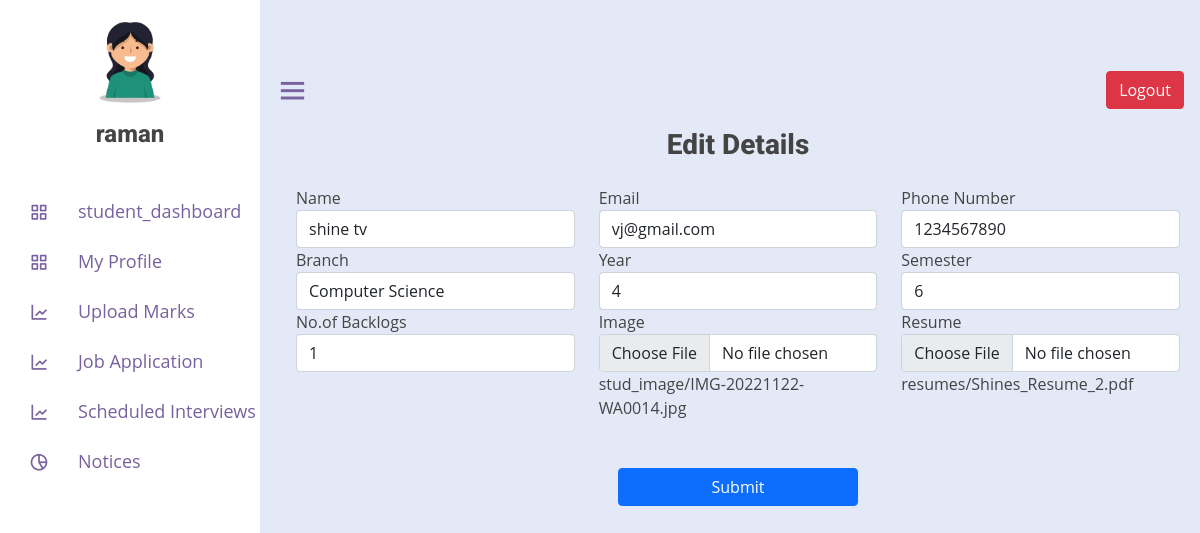
Page /Edit_student/1 (signed in) on the committed database.
### placement_app/models.py (models this page shows, shortened)
class Student(models.Model):
    name = models.CharField(max_length=255)
    email = models.EmailField()
    phone = models.CharField(max_length=15)
    branch = models.CharField(max_length=50)
    sem = models.IntegerField()
    year = models.IntegerField()
    backlog = models.IntegerField()
    resume = models.FileField(upload_to='resumes/')
    stud_image = models.ImageField(
        upload_to='stud_image/', null=False, blank=True, default="Nil")
    slug = models.SlugField(unique=True, max_length=255, default="nil")
    cgpa = models.FloatField(max_length=100, default=0)

### placement_app/views.py (the view, shortened to what this page needs)
# urls.py: path('Edit_student/<int:id>', views.Edit_student),
def Edit_student(request, id):
    SessionId = request.session['id']
    stud = Student.objects.get(id=id)
    stud_d = Student.objects.filter(id=SessionId)
    context = {
        'stud': stud,'stud_d':stud_d
    }
    return render(request, 'student/editstudent.html', context)

### placement_app/templates/student/editstudent.html (shortened to what this page needs)
{% extends 'student/studentheader.html' %}
{% load static %}
{% block content %}
<div class="container m-2">
  <h3 class="text-center">Edit Details</h3>
  <form method="POST" enctype="multipart/form-data" class="p-3">
    <div class="row">
      <div class="col-md-4">
        <label>Name</label>
        <input type="text" name="name" value="{{stud.name}}" class="form-control">
      </div>
      <div class="col-md-4">
        <label>Email</label>
        <input type="email" name="email" value="{{stud.email}}" class="form-control">
      </div>
      <div class="col-md-4">
        <label>Phone Number</label>
        <input type="text" name="phone" value="{{stud.phone}}" class="form-control">
      </div>
      <div class="col-md-4">
        <label>Branch</label>
        <input type="text" name="branch" value="{{stud.branch}}" class="form-control">
      </div>
      <div class="col-md-4">
        <label>Year</label>
        <input type="text" name="year" value="{{stud.year}}" class="form-control">
      </div>
      <div class="col-md-4">
        <label>Semester</label>
        <input type="text" name="sem" value="{{stud.sem}}" class="form-control">
      </div>
      <div class="col-md-4">
        <label>No.of Backlogs</label>
        <input type="text" name="backlog" value="{{stud.backlog}}" class="form-control">
      </div>
      <div class="col-md-4">
        <label>Image</label>
        <input type="file" name="stud_image" id="stud_image" class="form-control">
        <span id="stud_image_name">{{ stud.stud_image.name }}</span>
      </div>
      <div class="col-md-4">
        <label>Resume</label>
        <input type="file" id="resume" name="resume" class="form-control">
        <span id="stud_resume_name">{{ stud.resume.name }}</span>
      </div>
    </div>
    <button type="submit" class="btn btn-primary my-5 d-block mx-auto" style="width: 15rem;">Submit</button>
  </form>
</div>
{% endblock %}

### placement_app/templates/student/studentheader.html (shortened to what this page needs)
{% load static %}
<!DOCTYPE html>
<html lang="en">
<head>
  <link href="https://cdn.jsdelivr.net/npm/bootstrap@5.1.3/dist/css/bootstrap.min.css" rel="stylesheet"
>
  <link href="{% static 'css/style.css' %}" rel="stylesheet">
  <link rel="stylesheet" href="https://cdnjs.cloudflare.com/ajax/libs/boxicons/2.1.0/css/boxicons.min.css"
 />
    <link rel="stylesheet" href="https://cdnjs.cloudflare.com/ajax/libs/font-awesome/6.4.0/css/all.min.css" />
</head>
<body>
  <div class="sidebar">
    <div class="logo-details ">
      {% for x in stud_d %}
      <img src="{{ x.stud_image.url }}" width="40%" class="mx-5 my-2">
      {% endfor %}
    </div>
    {% for x in stud_d %}
    <h4 class="logo_name d-block mx-auto" style="width: fit-content;">{{x.name}}</h4>
    {% endfor %}
    <ul class="nav-links">
      <li>
        <a href="/student_dashboard/">
          <i class='bx bx-grid-alt'></i>
          <span class="link_name">student_dashboard</span>
        </a>
      </li>
      <li>
        <a href="/student_profile/">
          <i class='bx bx-grid-alt'></i>
          <span class="link_name">My Profile</span>
        </a>
      </li>
      <li>
        <a href="/Add_gpa/">
          <i class='bx bx-line-chart'></i>
          <span class="link_name">Upload Marks</span>
        </a>
      </li>
      <li>
        <li>
          <a href="/job_application/">
            <i class='bx bx-line-chart'></i>
            <span class="link_name">Job Application</span>
          </a>
        </li>
        <li>
          <a href="/view_scheduled_interview/">
            <i class='bx bx-line-chart'></i>
            <span class="link_name">Scheduled Interviews</span>
          </a>
        </li>
        <li>
        <a href="#">
          <i class='bx bx-pie-chart-alt-2'></i>
          <span class="link_name">Notices</span>
        </a>
      </li>
    </ul>
  </div>
  <section class="home-section">
    <div class="home-content">
      <i class='bx bx-menu'></i>
      <a href="/logout/"><button class="btn btn-danger " type="button">Logout</button></a>
  </div>
    {% block content%} {% endblock %}
  </section>
    <link rel="stylesheet" href="https://cdnjs.cloudflare.com/ajax/libs/jquery-modal/0.9.1/jquery.modal.min.css" />
</body>
</html>

### placement_app/static/css/style.css (style rules this page uses)
:root { --color-white: #fff; --color-light: #f1f5f9; --color-black: #121212; --color-night: #001632; --color-red: #f44336; --color-blue: #1a73e8; --color-gray: #80868b; --color-grayish: #dadce0; --shadow-normal: 0 1px 3px 0 rgba(0, 0, 0, 0.1), 0 1px 2px 0 rgba(0, 0, 0, 0.06); --shadow-medium: 0 4px 6px -1px rgba(0, 0, 0, 0.1), 0 2px 4px -1px rgba(0, 0, 0, 0.06); --shadow-large: 0 10px 15px -3px rgba(0, 0, 0, 0.1), 0 4px 6px -2px rgba(0, 0, 0, 0.05); }
body { font-family: "Open Sans", sans-serif; color: #444444; }
a { text-decoration: none; color: #d9232d; }
h1, h2, h3, h4, h5, h6 { font-family: "Roboto", sans-serif; font-weight: 800; }
section { padding: 60px 0; overflow: hidden; }
.sidebar { position: fixed; top: 0; left: 0; height: 100%; width: 260px; background: #ffff; z-index: 100; transition: all 0.5s ease; }
.sidebar .logo-details { width: 100%; display: flex; align-items: center; justify-content: center; }
.sidebar .nav-links { height: 100%; padding: 30px 0 150px 0; overflow: auto; }
.sidebar .nav-links li { position: relative; list-style: none; transition: all 0.4s ease; }
.sidebar .nav-links li i { height: 50px; min-width: 78px; text-align: center; line-height: 50px; color: #77619e; font-size: 20px; cursor: pointer; transition: all 0.3s ease; }
.sidebar .nav-links li a { display: flex; align-items: center; text-decoration: none; }
.sidebar .nav-links li a .link_name { font-size: 18px; font-weight: 400; color: #77619e; transition: all 0.4s ease; }
.home-section { position: relative; background: #e4e9f7; min-height: 100vh; left: 260px; width: calc(100% - 260px); transition: all 0.5s ease; }
.home-section .home-content { height: 60px; display: flex; align-items: center; justify-content: space-between; }
.home-content button { margin-right: 1rem; }
.home-section .home-content .bx-menu, .home-section .home-content .text { color: #77619e; font-size: 35px; }
.home-section .home-content .bx-menu { margin: 0 15px; cursor: pointer; }

### rows in the picture
Student: stud_image (picture), name "raman"
Student: name "shine tv", email "vj@gmail.com", phone "1234567890", branch "Computer Science", year "4", sem "6", backlog "1", stud_image.name "stud_image/IMG-20221122-WA0014.jpg", resume.name "resumes/Shines_Resume_2.pdf"
